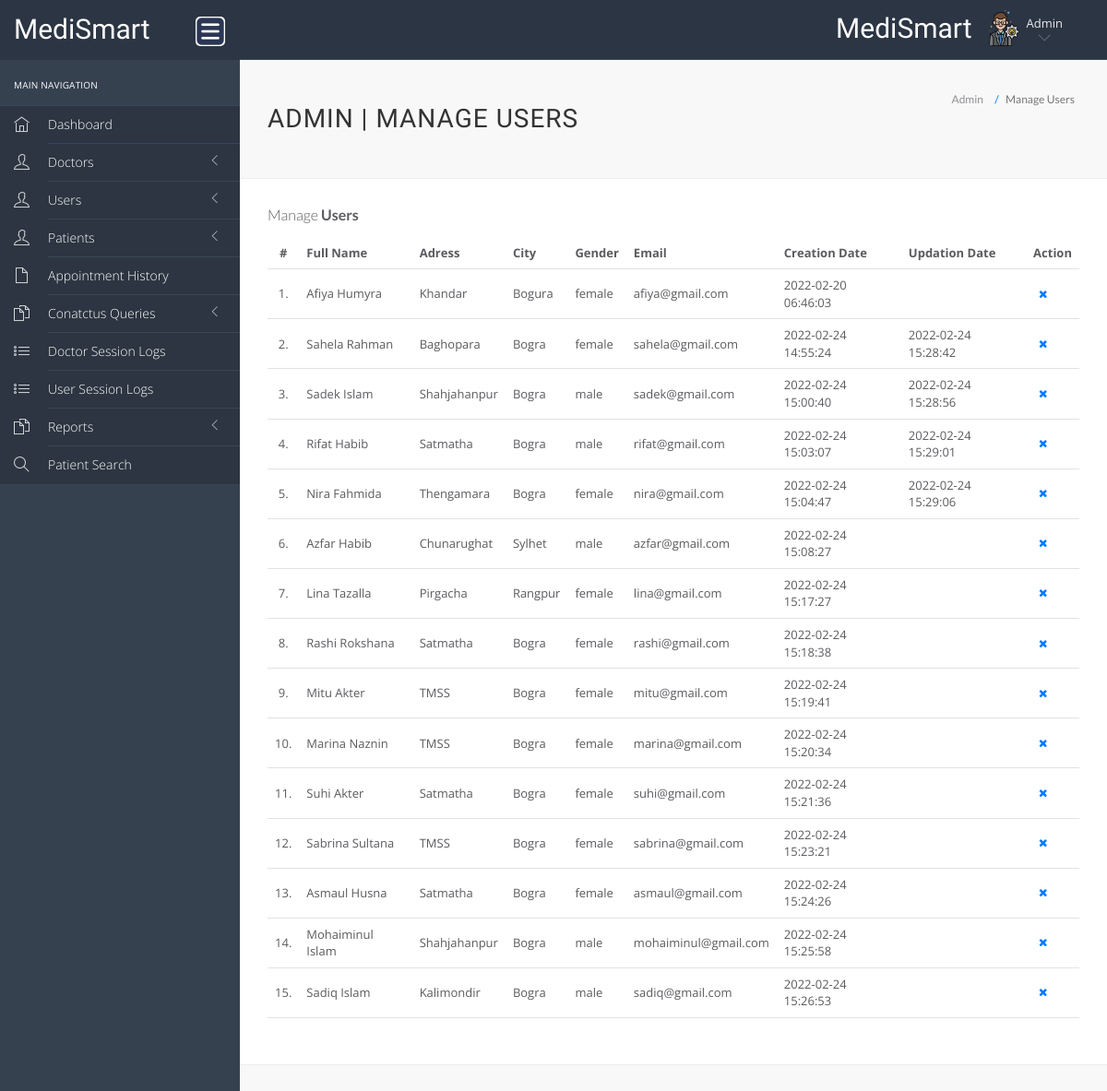
/hms/admin/manage-users.php (signed in), run on an earlier commit of the app's database.
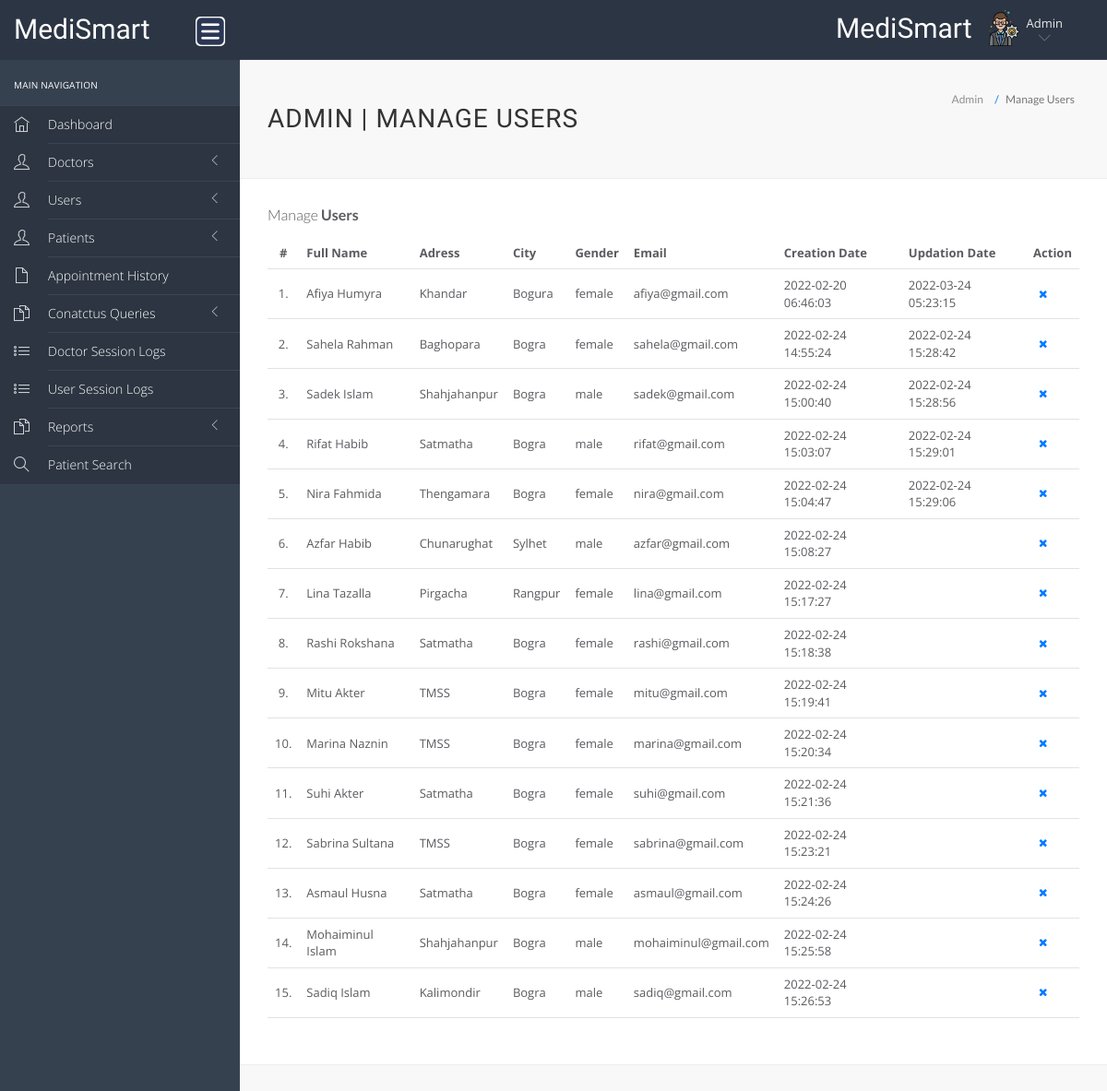
And on a later commit of the database.
### tables this page shows
CREATE TABLE `users` (
  `id` int(11) NOT NULL,
  `fullName` varchar(255) DEFAULT NULL,
  `profile_pic` varchar(255) NOT NULL,
  `address` longtext DEFAULT NULL,
  `city` varchar(255) DEFAULT NULL,
  `gender` varchar(255) DEFAULT NULL,
  `email` varchar(255) DEFAULT NULL,
  `password` varchar(255) DEFAULT NULL,
  `regDate` timestamp NULL DEFAULT current_timestamp(),
  `updationDate` timestamp NULL DEFAULT NULL ON UPDATE current_timestamp()
);

### hms/admin/manage-users.php (the view, shortened to what this page needs)
<?php
include('include/config.php');
?>
<!DOCTYPE html>
<html lang="en">
	<head>
		<link rel="stylesheet" href="vendor/bootstrap/css/bootstrap.min.css">
		<link rel="stylesheet" href="vendor/fontawesome/css/font-awesome.min.css">
		<link rel="stylesheet" href="vendor/themify-icons/themify-icons.min.css">
		<link href="vendor/animate.css/animate.min.css" rel="stylesheet" media="screen">
		<link href="vendor/perfect-scrollbar/perfect-scrollbar.min.css" rel="stylesheet" media="screen">
		<link href="vendor/switchery/switchery.min.css" rel="stylesheet" media="screen">
		<link href="vendor/bootstrap-touchspin/jquery.bootstrap-touchspin.min.css" rel="stylesheet" media="screen">
		<link href="vendor/select2/select2.min.css" rel="stylesheet" media="screen">
		<link href="vendor/bootstrap-datepicker/bootstrap-datepicker3.standalone.min.css" rel="stylesheet" media="screen">
		<link href="vendor/bootstrap-timepicker/bootstrap-timepicker.min.css" rel="stylesheet" media="screen">
		<link rel="stylesheet" href="assets/css/styles.css">
		<link rel="stylesheet" href="assets/css/plugins.css">
		<link rel="stylesheet" href="assets/css/themes/theme-5.css" id="skin_color" />
	</head>
	<body>
		<div id="app">
<?php include('include/sidebar.php');?>
			<div class="app-content">
						<?php include('include/header.php');?>
				<div class="main-content" >
					<div class="wrap-content container" id="container">
						<section id="page-title">
							<div class="row">
								<div class="col-sm-8">
									<h1 class="mainTitle">Admin | Manage Users</h1>
																	</div>
								<ol class="breadcrumb">
									<li>
										<span>Admin</span>
									</li>
									<li class="active">
										<span>Manage Users</span>
									</li>
								</ol>
							</div>
						</section>
						<div class="container-fluid container-fullw bg-white">
									<div class="row">
								<div class="col-md-12">
									<h5 class="over-title margin-bottom-15">Manage <span class="text-bold">Users</span></h5>
									<table class="table table-hover" id="sample-table-1">
										<thead>
											<tr>
												<th class="center">#</th>
												<th>Full Name</th>
												<th class="hidden-xs">Adress</th>
												<th>City</th>
												<th>Gender </th>
												<th>Email </th>
												<th>Creation Date </th>
												<th>Updation Date </th>
												<th>Action</th>
											</tr>
										</thead>
										<tbody>
<?php
$sql=mysqli_query($con,"select * from users");
$cnt=1;
while($row=mysqli_fetch_array($sql))
{
?>
											<tr>
												<td class="center"><?php echo $cnt;?>.</td>
												<td class="hidden-xs"><?php echo $row['fullName'];?></td>
												<td><?php echo $row['address'];?></td>
												<td><?php echo $row['city'];?>
												</td>
												<td><?php echo $row['gender'];?></td>
												<td><?php echo $row['email'];?></td>
												<td><?php echo $row['regDate'];?></td>
												<td><?php echo $row['updationDate'];?>
												</td>
												<td >
												<div class="visible-md visible-lg hidden-sm hidden-xs">
	<a href="manage-users.php?id=<?php echo $row['id']?>&del=delete" onClick="return confirm('Are you sure you want to delete?')"class="btn btn-transparent btn-xs tooltips" tooltip-placement="top" tooltip="Remove"><i class="fa fa-times fa fa-white"></i></a>
												</div>
												</td>
											</tr>
											<?php
$cnt=$cnt+1;
											 }?>
										</tbody>
									</table>
								</div>
							</div>
								</div>
							</div>
						</div>
					</div>
				</div>
	</body>
</html>

What changed in the data, as far as the page shows it:
changed users "Afiya Humyra": updationDate (not shown) → "2022-03-24 05:23:15"
